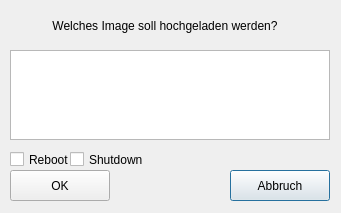
<?xml version="1.0" encoding="UTF-8"?>
<ui version="4.0">
 <class>linboImageUpload</class>
 <widget class="QDialog" name="linboImageUpload">
  <property name="geometry">
   <rect>
    <x>0</x>
    <y>0</y>
    <width>341</width>
    <height>213</height>
   </rect>
  </property>
  <property name="windowTitle">
   <string>Image Auswahl</string>
  </property>
  <widget class="QLabel" name="OSLabel">
   <property name="geometry">
    <rect>
     <x>10</x>
     <y>10</y>
     <width>310</width>
     <height>31</height>
    </rect>
   </property>
   <property name="text">
    <string>Welches Image soll hochgeladen werden?</string>
   </property>
   <property name="alignment">
    <set>Qt::AlignCenter</set>
   </property>
   <property name="wordWrap">
    <bool>false</bool>
   </property>
  </widget>
  <widget class="QPushButton" name="cancelButton">
   <property name="geometry">
    <rect>
     <x>230</x>
     <y>170</y>
     <width>100</width>
     <height>31</height>
    </rect>
   </property>
   <property name="toolTip">
    <string>Abbrechen ohne Hochladen</string>
   </property>
   <property name="text">
    <string>Abbruch</string>
   </property>
  </widget>
  <widget class="QPushButton" name="okButton">
   <property name="geometry">
    <rect>
     <x>10</x>
     <y>170</y>
     <width>100</width>
     <height>31</height>
    </rect>
   </property>
   <property name="toolTip">
    <string>Lädt das ausgewählte&lt;br&gt;Image auf den Server hoch</string>
   </property>
   <property name="text">
    <string>OK</string>
   </property>
  </widget>
  <widget class="QCheckBox" name="checkReboot">
   <property name="geometry">
    <rect>
     <x>10</x>
     <y>150</y>
     <width>67</width>
     <height>19</height>
    </rect>
   </property>
   <property name="text">
    <string>Reboot</string>
   </property>
  </widget>
  <widget class="QCheckBox" name="checkShutdown">
   <property name="geometry">
    <rect>
     <x>70</x>
     <y>150</y>
     <width>81</width>
     <height>19</height>
    </rect>
   </property>
   <property name="text">
    <string>Shutdown</string>
   </property>
  </widget>
  <widget class="QListView" name="listBox">
   <property name="geometry">
    <rect>
     <x>10</x>
     <y>50</y>
     <width>320</width>
     <height>90</height>
    </rect>
   </property>
  </widget>
 </widget>
 <layoutdefault spacing="6" margin="11"/>
 <pixmapfunction>qPixmapFromMimeSource</pixmapfunction>
 <resources/>
 <connections/>
</ui>
